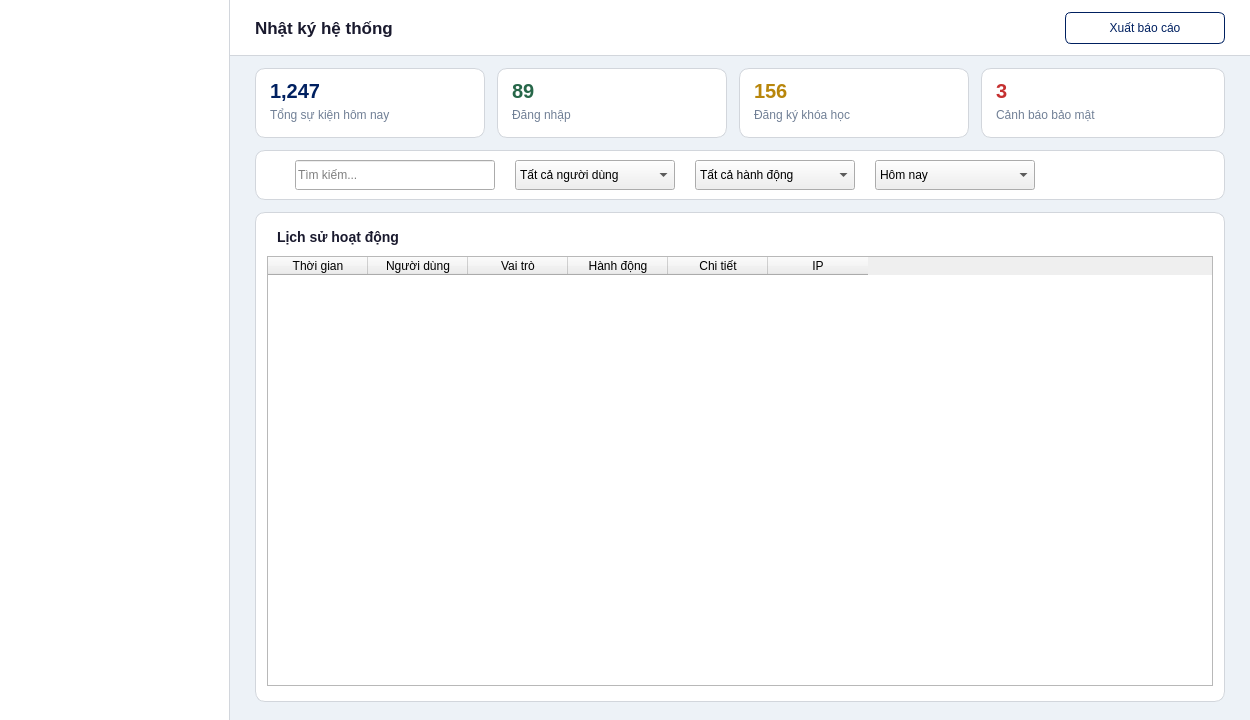
<?xml version="1.0" encoding="UTF-8"?>
<ui version="4.0">
 <class>AdminAudit</class>
 <widget class="QWidget" name="AdminAudit">
  <property name="geometry"><rect><x>0</x><y>0</y><width>1250</width><height>720</height></rect></property>
  <property name="minimumSize"><size><width>1250</width><height>720</height></size></property>
  <property name="windowTitle"><string>EAUT - Nhat ky he thong</string></property>
  <property name="styleSheet"><string notr="true">QWidget#AdminAudit { background: #edf2f7; }</string></property>

  <!-- SIDEBAR (bo qua boi Python) -->
  <widget class="QFrame" name="sidebar">
   <property name="geometry"><rect><x>0</x><y>0</y><width>230</width><height>720</height></rect></property>
   <property name="styleSheet"><string notr="true">QFrame#sidebar { background: #ffffff; border-right: 1px solid #d2d6dc; }</string></property>
   <property name="frameShape"><enum>QFrame::NoFrame</enum></property>
  </widget>

  <!-- CONTENT -->
  <widget class="QFrame" name="contentArea">
   <property name="geometry"><rect><x>230</x><y>0</y><width>1020</width><height>720</height></rect></property>
   <property name="styleSheet"><string notr="true">QFrame#contentArea { background: #edf2f7; border: none; }</string></property>
   <property name="frameShape"><enum>QFrame::NoFrame</enum></property>

   <!-- Header -->
   <widget class="QFrame" name="headerBar">
    <property name="geometry"><rect><x>0</x><y>0</y><width>1020</width><height>56</height></rect></property>
    <property name="styleSheet"><string notr="true">QFrame#headerBar { background: white; border-bottom: 1px solid #d2d6dc; }</string></property>
    <property name="frameShape"><enum>QFrame::NoFrame</enum></property>
    <widget class="QLabel" name="lblPageTitle">
     <property name="geometry"><rect><x>25</x><y>0</y><width>350</width><height>56</height></rect></property>
     <property name="styleSheet"><string notr="true">color: #1a1a2e; font-size: 17px; font-weight: bold; background: transparent;</string></property>
     <property name="text"><string>Nhật ký hệ thống</string></property>
     <property name="alignment"><set>Qt::AlignLeft|Qt::AlignVCenter</set></property>
    </widget>
    <widget class="QPushButton" name="btnExportAudit">
     <property name="geometry"><rect><x>835</x><y>12</y><width>160</width><height>32</height></rect></property>
     <property name="styleSheet"><string notr="true">QPushButton { background: white; color: #002060; border: 1px solid #002060; border-radius: 6px; padding: 5px 14px; font-size: 12px; } QPushButton:hover { background: #002060; color: white; }</string></property>
     <property name="text"><string>Xuất báo cáo</string></property>
     <property name="cursor"><cursorShape>PointingHandCursor</cursorShape></property>
    </widget>
   </widget>

   <!-- Stat Cards -->
   <widget class="QFrame" name="statCard1">
    <property name="geometry"><rect><x>25</x><y>68</y><width>230</width><height>70</height></rect></property>
    <property name="styleSheet"><string notr="true">QFrame#statCard1 { background: white; border: 1px solid #d2d6dc; border-radius: 10px; }</string></property>
    <property name="frameShape"><enum>QFrame::NoFrame</enum></property>
    <widget class="QLabel" name="lblAuditTotal">
     <property name="geometry"><rect><x>15</x><y>12</y><width>200</width><height>22</height></rect></property>
     <property name="styleSheet"><string notr="true">color: #002060; font-size: 20px; font-weight: bold; background: transparent;</string></property>
     <property name="text"><string>1,247</string></property>
    </widget>
    <widget class="QLabel">
     <property name="geometry"><rect><x>15</x><y>38</y><width>200</width><height>18</height></rect></property>
     <property name="styleSheet"><string notr="true">color: #718096; font-size: 12px; background: transparent;</string></property>
     <property name="text"><string>Tổng sự kiện hôm nay</string></property>
    </widget>
   </widget>

   <widget class="QFrame" name="statCard2">
    <property name="geometry"><rect><x>267</x><y>68</y><width>230</width><height>70</height></rect></property>
    <property name="styleSheet"><string notr="true">QFrame#statCard2 { background: white; border: 1px solid #d2d6dc; border-radius: 10px; }</string></property>
    <property name="frameShape"><enum>QFrame::NoFrame</enum></property>
    <widget class="QLabel" name="lblAuditLogin">
     <property name="geometry"><rect><x>15</x><y>12</y><width>200</width><height>22</height></rect></property>
     <property name="styleSheet"><string notr="true">color: #276749; font-size: 20px; font-weight: bold; background: transparent;</string></property>
     <property name="text"><string>89</string></property>
    </widget>
    <widget class="QLabel">
     <property name="geometry"><rect><x>15</x><y>38</y><width>200</width><height>18</height></rect></property>
     <property name="styleSheet"><string notr="true">color: #718096; font-size: 12px; background: transparent;</string></property>
     <property name="text"><string>Đăng nhập</string></property>
    </widget>
   </widget>

   <widget class="QFrame" name="statCard3">
    <property name="geometry"><rect><x>509</x><y>68</y><width>230</width><height>70</height></rect></property>
    <property name="styleSheet"><string notr="true">QFrame#statCard3 { background: white; border: 1px solid #d2d6dc; border-radius: 10px; }</string></property>
    <property name="frameShape"><enum>QFrame::NoFrame</enum></property>
    <widget class="QLabel" name="lblAuditRegister">
     <property name="geometry"><rect><x>15</x><y>12</y><width>200</width><height>22</height></rect></property>
     <property name="styleSheet"><string notr="true">color: #b8860b; font-size: 20px; font-weight: bold; background: transparent;</string></property>
     <property name="text"><string>156</string></property>
    </widget>
    <widget class="QLabel">
     <property name="geometry"><rect><x>15</x><y>38</y><width>200</width><height>18</height></rect></property>
     <property name="styleSheet"><string notr="true">color: #718096; font-size: 12px; background: transparent;</string></property>
     <property name="text"><string>Đăng ký khóa học</string></property>
    </widget>
   </widget>

   <widget class="QFrame" name="statCard4">
    <property name="geometry"><rect><x>751</x><y>68</y><width>244</width><height>70</height></rect></property>
    <property name="styleSheet"><string notr="true">QFrame#statCard4 { background: white; border: 1px solid #d2d6dc; border-radius: 10px; }</string></property>
    <property name="frameShape"><enum>QFrame::NoFrame</enum></property>
    <widget class="QLabel" name="lblAuditWarning">
     <property name="geometry"><rect><x>15</x><y>12</y><width>200</width><height>22</height></rect></property>
     <property name="styleSheet"><string notr="true">color: #c53030; font-size: 20px; font-weight: bold; background: transparent;</string></property>
     <property name="text"><string>3</string></property>
    </widget>
    <widget class="QLabel">
     <property name="geometry"><rect><x>15</x><y>38</y><width>220</width><height>18</height></rect></property>
     <property name="styleSheet"><string notr="true">color: #718096; font-size: 12px; background: transparent;</string></property>
     <property name="text"><string>Cảnh báo bảo mật</string></property>
    </widget>
   </widget>

   <!-- Filter Bar -->
   <widget class="QFrame" name="filterBar">
    <property name="geometry"><rect><x>25</x><y>150</y><width>970</width><height>50</height></rect></property>
    <property name="styleSheet"><string notr="true">QFrame#filterBar { background: white; border: 1px solid #d2d6dc; border-radius: 10px; }</string></property>
    <property name="frameShape"><enum>QFrame::NoFrame</enum></property>
    <widget class="QLabel" name="iconSearchAudit">
     <property name="geometry"><rect><x>18</x><y>16</y><width>18</width><height>18</height></rect></property>
     <property name="styleSheet"><string notr="true">background: transparent;</string></property>
     <property name="text"><string/></property>
     <property name="scaledContents"><bool>true</bool></property>
    </widget>
    <widget class="QLineEdit" name="txtSearchAudit">
     <property name="geometry"><rect><x>40</x><y>10</y><width>200</width><height>30</height></rect></property>
     <property name="placeholderText"><string>Tìm kiếm...</string></property>
    </widget>
    <widget name="cboAuditUser" class="QComboBox">
     <property name="geometry"><rect><x>260</x><y>10</y><width>160</width><height>30</height></rect></property>
     <item><property name="text"><string>Tất cả người dùng</string></property></item>
     <item><property name="text"><string>Học viên</string></property></item>
     <item><property name="text"><string>Quản trị viên</string></property></item>
    </widget>
    <widget name="cboAuditAction" class="QComboBox">
     <property name="geometry"><rect><x>440</x><y>10</y><width>160</width><height>30</height></rect></property>
     <item><property name="text"><string>Tất cả hành động</string></property></item>
     <item><property name="text"><string>Đăng nhập</string></property></item>
     <item><property name="text"><string>Đăng ký</string></property></item>
     <item><property name="text"><string>Hủy đăng ký</string></property></item>
     <item><property name="text"><string>Thanh toán</string></property></item>
     <item><property name="text"><string>Cập nhật</string></property></item>
    </widget>
    <widget name="cboAuditDate" class="QComboBox">
     <property name="geometry"><rect><x>620</x><y>10</y><width>160</width><height>30</height></rect></property>
     <item><property name="text"><string>Hôm nay</string></property></item>
     <item><property name="text"><string>7 ngày qua</string></property></item>
     <item><property name="text"><string>30 ngày qua</string></property></item>
     <item><property name="text"><string>Tất cả</string></property></item>
    </widget>
   </widget>

   <!-- Audit Table -->
   <widget class="QFrame" name="auditFrame">
    <property name="geometry"><rect><x>25</x><y>212</y><width>970</width><height>490</height></rect></property>
    <property name="styleSheet"><string notr="true">QFrame#auditFrame { background: white; border: 1px solid #d2d6dc; border-radius: 10px; }</string></property>
    <property name="frameShape"><enum>QFrame::NoFrame</enum></property>

    <widget class="QLabel" name="lblAuditTitle">
     <property name="geometry"><rect><x>22</x><y>14</y><width>400</width><height>22</height></rect></property>
     <property name="styleSheet"><string notr="true">color: #1a1a2e; font-size: 14px; font-weight: bold; background: transparent;</string></property>
     <property name="text"><string>Lịch sử hoạt động</string></property>
    </widget>

    <widget class="QTableWidget" name="tblAudit">
     <property name="geometry"><rect><x>12</x><y>44</y><width>946</width><height>430</height></rect></property>
     <property name="alternatingRowColors"><bool>true</bool></property>
     <property name="selectionBehavior"><enum>QAbstractItemView::SelectRows</enum></property>
     <property name="editTriggers"><set>QAbstractItemView::NoEditTriggers</set></property>
     <property name="showGrid"><bool>false</bool></property>
     <property name="columnCount"><number>6</number></property>
     <column><property name="text"><string>Thời gian</string></property></column>
     <column><property name="text"><string>Người dùng</string></property></column>
     <column><property name="text"><string>Vai trò</string></property></column>
     <column><property name="text"><string>Hành động</string></property></column>
     <column><property name="text"><string>Chi tiết</string></property></column>
     <column><property name="text"><string>IP</string></property></column>
    </widget>
   </widget>

  </widget>
 </widget>
 <resources/>
 <connections/>
</ui>
